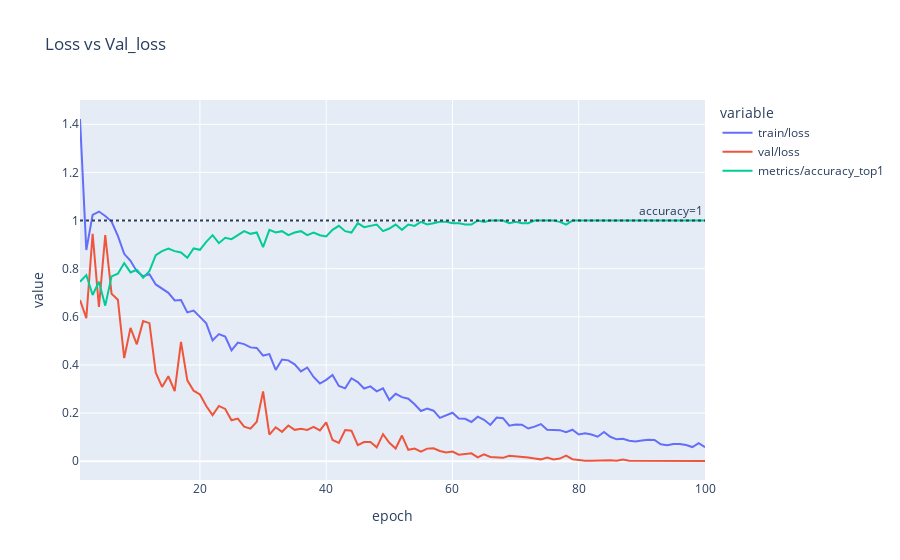

Write notebook code for a chart like this one.
### Code cell
fig = px.line(df_complicated, x='epoch', y=['train/loss', 'val/loss', 'metrics/accuracy_top1'], title='Loss vs Val_loss')
fig.add_hline(y=1, line_dash="dot",annotation_text="accuracy=1", annotation_position="top right")
fig.show()
